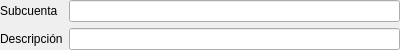
<?xml version="1.0" encoding="UTF-8"?>
<ui version="4.0">
 <class>Form</class>
 <widget class="QWidget" name="Form">
  <property name="geometry">
   <rect>
    <x>0</x>
    <y>0</y>
    <width>400</width>
    <height>49</height>
   </rect>
  </property>
  <property name="windowTitle">
   <string>Form</string>
  </property>
  <layout class="QGridLayout" name="gridLayout">
   <property name="leftMargin">
    <number>0</number>
   </property>
   <property name="topMargin">
    <number>0</number>
   </property>
   <property name="rightMargin">
    <number>0</number>
   </property>
   <property name="bottomMargin">
    <number>0</number>
   </property>
   <item row="0" column="0">
    <widget class="QLabel" name="label">
     <property name="text">
      <string>Subcuenta</string>
     </property>
     <property name="buddy">
      <cstring>dbLineEdit</cstring>
     </property>
    </widget>
   </item>
   <item row="0" column="1">
    <widget class="DBLineEdit" name="dbLineEdit">
     <property name="fieldName">
      <string>codsubcuenta</string>
     </property>
     <property name="dataEditable">
      <bool>true</bool>
     </property>
    </widget>
   </item>
   <item row="1" column="0">
    <widget class="QLabel" name="label_2">
     <property name="text">
      <string>Descripción</string>
     </property>
     <property name="buddy">
      <cstring>dbLineEdit_2</cstring>
     </property>
    </widget>
   </item>
   <item row="1" column="1">
    <widget class="DBLineEdit" name="dbLineEdit_2">
     <property name="fieldName">
      <string>descripcion</string>
     </property>
     <property name="dataEditable">
      <bool>true</bool>
     </property>
    </widget>
   </item>
  </layout>
 </widget>
 <customwidgets>
  <customwidget>
   <class>DBLineEdit</class>
   <extends>QLineEdit</extends>
   <header>widgets/dblineedit.h</header>
  </customwidget>
 </customwidgets>
 <resources/>
 <connections/>
</ui>
